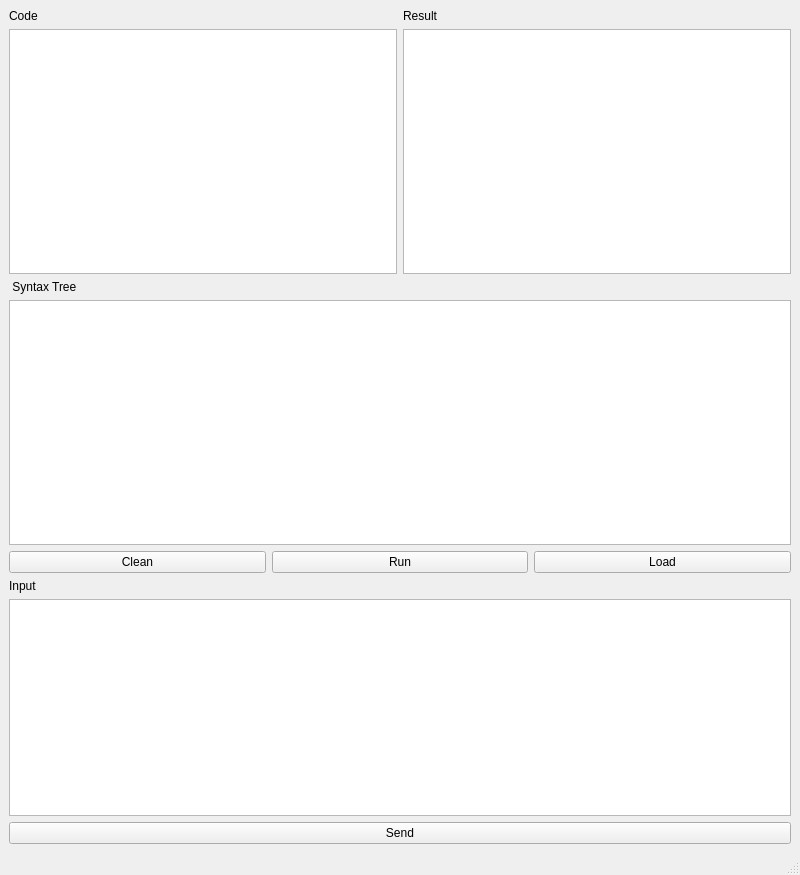
<?xml version="1.0" encoding="UTF-8"?>
<ui version="4.0">
 <class>MainWindow</class>
 <widget class="QMainWindow" name="MainWindow">
  <property name="geometry">
   <rect>
    <x>0</x>
    <y>0</y>
    <width>800</width>
    <height>875</height>
   </rect>
  </property>
  <property name="windowTitle">
   <string>MainWindow</string>
  </property>
  <widget class="QWidget" name="centralwidget">
   <layout class="QHBoxLayout" name="horizontalLayout_3">
    <item>
     <layout class="QVBoxLayout" name="verticalLayout">
      <item>
       <layout class="QHBoxLayout" name="up">
        <item>
         <layout class="QVBoxLayout" name="code">
          <item>
           <widget class="QLabel" name="label_5">
            <property name="text">
             <string>Code</string>
            </property>
           </widget>
          </item>
          <item>
           <widget class="QTextEdit" name="CodeDisplay">
            <property name="readOnly">
             <bool>true</bool>
            </property>
           </widget>
          </item>
         </layout>
        </item>
        <item>
         <layout class="QVBoxLayout" name="result">
          <item>
           <widget class="QLabel" name="label_3">
            <property name="text">
             <string>Result</string>
            </property>
           </widget>
          </item>
          <item>
           <widget class="QTextEdit" name="ResultDisplay">
            <property name="readOnly">
             <bool>true</bool>
            </property>
           </widget>
          </item>
         </layout>
        </item>
       </layout>
      </item>
      <item>
       <layout class="QVBoxLayout" name="tree">
        <item>
         <widget class="QLabel" name="label_4">
          <property name="text">
           <string> Syntax Tree</string>
          </property>
         </widget>
        </item>
        <item>
         <widget class="QTextEdit" name="TreeDisplay">
          <property name="readOnly">
           <bool>true</bool>
          </property>
         </widget>
        </item>
       </layout>
      </item>
      <item>
       <layout class="QHBoxLayout" name="btn">
        <item>
         <widget class="QPushButton" name="btnCleanCode">
          <property name="text">
           <string>Clean</string>
          </property>
         </widget>
        </item>
        <item>
         <widget class="QPushButton" name="btnRunCode">
          <property name="text">
           <string>Run</string>
          </property>
         </widget>
        </item>
        <item>
         <widget class="QPushButton" name="btnLoadCode">
          <property name="text">
           <string>Load</string>
          </property>
         </widget>
        </item>
       </layout>
      </item>
      <item>
       <layout class="QVBoxLayout" name="input">
        <item>
         <widget class="QLabel" name="label_2">
          <property name="text">
           <string>Input</string>
          </property>
         </widget>
        </item>
        <item>
         <widget class="QPlainTextEdit" name="cmdLineEdit">
          <property name="enabled">
           <bool>true</bool>
          </property>
          <property name="sizePolicy">
           <sizepolicy hsizetype="Expanding" vsizetype="Expanding">
            <horstretch>0</horstretch>
            <verstretch>0</verstretch>
           </sizepolicy>
          </property>
          <property name="readOnly">
           <bool>false</bool>
          </property>
         </widget>
        </item>
        <item>
         <widget class="QPushButton" name="sendButton">
          <property name="text">
           <string>Send</string>
          </property>
         </widget>
        </item>
       </layout>
      </item>
     </layout>
    </item>
   </layout>
  </widget>
  <widget class="QMenuBar" name="menubar">
   <property name="geometry">
    <rect>
     <x>0</x>
     <y>0</y>
     <width>800</width>
     <height>21</height>
    </rect>
   </property>
  </widget>
  <widget class="QStatusBar" name="statusbar"/>
 </widget>
 <resources/>
 <connections/>
</ui>
